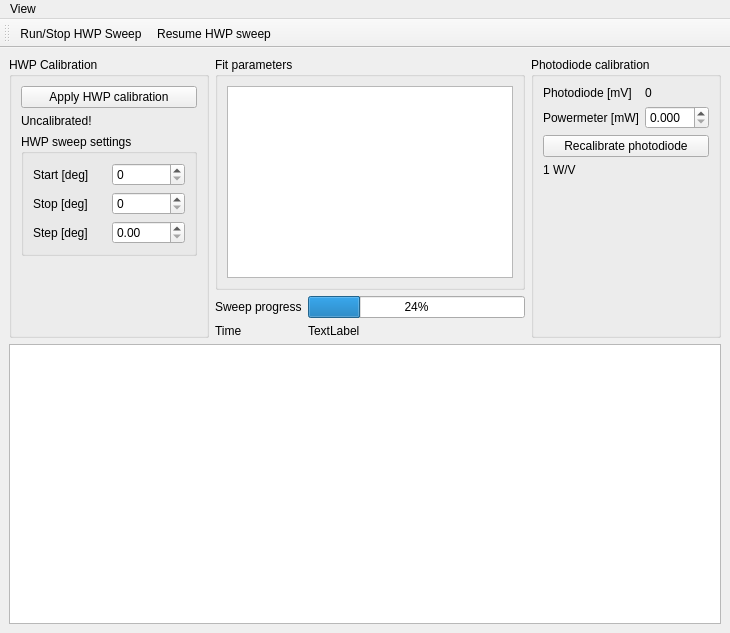
<?xml version="1.0" encoding="UTF-8"?>
<ui version="4.0">
 <class>MainWindow</class>
 <widget class="QMainWindow" name="MainWindow">
  <property name="geometry">
   <rect>
    <x>0</x>
    <y>0</y>
    <width>730</width>
    <height>633</height>
   </rect>
  </property>
  <property name="windowTitle">
   <string>Qudi: Laser calibration manager</string>
  </property>
  <widget class="QWidget" name="centralwidget">
   <layout class="QVBoxLayout" name="verticalLayout">
    <item>
     <layout class="QHBoxLayout" name="horizontalLayout">
      <item>
       <layout class="QVBoxLayout" name="verticalLayout_2">
        <item>
         <widget class="QGroupBox" name="groupBox">
          <property name="sizePolicy">
           <sizepolicy hsizetype="Fixed" vsizetype="Preferred">
            <horstretch>0</horstretch>
            <verstretch>0</verstretch>
           </sizepolicy>
          </property>
          <property name="minimumSize">
           <size>
            <width>200</width>
            <height>0</height>
           </size>
          </property>
          <property name="baseSize">
           <size>
            <width>200</width>
            <height>0</height>
           </size>
          </property>
          <property name="title">
           <string>HWP Calibration</string>
          </property>
          <layout class="QVBoxLayout" name="verticalLayout_3">
           <item>
            <widget class="QPushButton" name="calHwpButton">
             <property name="text">
              <string>Apply HWP calibration</string>
             </property>
            </widget>
           </item>
           <item>
            <widget class="QLabel" name="calibrated_label">
             <property name="text">
              <string>Uncalibrated!</string>
             </property>
            </widget>
           </item>
           <item>
            <widget class="QGroupBox" name="groupBox_3">
             <property name="title">
              <string>HWP sweep settings</string>
             </property>
             <layout class="QGridLayout" name="gridLayout">
              <item row="2" column="0">
               <widget class="QLabel" name="label_3">
                <property name="text">
                 <string>Step [deg]</string>
                </property>
               </widget>
              </item>
              <item row="2" column="1">
               <widget class="QDoubleSpinBox" name="stepDeg_spinBox"/>
              </item>
              <item row="1" column="0">
               <widget class="QLabel" name="label_2">
                <property name="text">
                 <string>Stop [deg]</string>
                </property>
               </widget>
              </item>
              <item row="0" column="0">
               <widget class="QLabel" name="label">
                <property name="text">
                 <string>Start [deg]</string>
                </property>
               </widget>
              </item>
              <item row="0" column="1">
               <widget class="QSpinBox" name="startDeg_spinBox"/>
              </item>
              <item row="1" column="1">
               <widget class="QSpinBox" name="stopDeg_spinBox"/>
              </item>
             </layout>
            </widget>
           </item>
           <item>
            <spacer name="verticalSpacer">
             <property name="orientation">
              <enum>Qt::Vertical</enum>
             </property>
             <property name="sizeHint" stdset="0">
              <size>
               <width>20</width>
               <height>40</height>
              </size>
             </property>
            </spacer>
           </item>
          </layout>
         </widget>
        </item>
       </layout>
      </item>
      <item>
       <layout class="QVBoxLayout" name="verticalLayout_6">
        <item>
         <widget class="QGroupBox" name="groupBox_2">
          <property name="title">
           <string>Fit parameters</string>
          </property>
          <layout class="QGridLayout" name="gridLayout_2">
           <item row="0" column="1">
            <widget class="QTextBrowser" name="fitResultsTextBrowser">
             <property name="enabled">
              <bool>true</bool>
             </property>
            </widget>
           </item>
          </layout>
         </widget>
        </item>
        <item>
         <layout class="QGridLayout" name="gridLayout_4">
          <item row="0" column="1">
           <widget class="QProgressBar" name="progressBar">
            <property name="value">
             <number>24</number>
            </property>
           </widget>
          </item>
          <item row="0" column="0">
           <widget class="QLabel" name="label_7">
            <property name="text">
             <string>Sweep progress</string>
            </property>
           </widget>
          </item>
          <item row="1" column="0">
           <widget class="QLabel" name="label_9">
            <property name="text">
             <string>Time</string>
            </property>
           </widget>
          </item>
          <item row="1" column="1">
           <widget class="QLabel" name="time_label">
            <property name="text">
             <string>TextLabel</string>
            </property>
           </widget>
          </item>
         </layout>
        </item>
       </layout>
      </item>
      <item>
       <widget class="QGroupBox" name="groupBox_4">
        <property name="title">
         <string>Photodiode calibration</string>
        </property>
        <layout class="QVBoxLayout" name="verticalLayout_4">
         <item>
          <layout class="QGridLayout" name="gridLayout_3">
           <item row="1" column="0">
            <widget class="QLabel" name="label_4">
             <property name="text">
              <string>Photodiode [mV]</string>
             </property>
            </widget>
           </item>
           <item row="1" column="1">
            <widget class="QLabel" name="pdVolt_Label">
             <property name="text">
              <string>0</string>
             </property>
            </widget>
           </item>
           <item row="2" column="0">
            <widget class="QLabel" name="label_5">
             <property name="text">
              <string>Powermeter [mW]</string>
             </property>
            </widget>
           </item>
           <item row="2" column="1">
            <widget class="QDoubleSpinBox" name="pm_doubleSpinBox">
             <property name="decimals">
              <number>3</number>
             </property>
            </widget>
           </item>
          </layout>
         </item>
         <item>
          <widget class="QPushButton" name="pdCal_pushButton">
           <property name="text">
            <string>Recalibrate photodiode</string>
           </property>
          </widget>
         </item>
         <item>
          <widget class="QLabel" name="pdCal_Label">
           <property name="text">
            <string>1 W/V</string>
           </property>
          </widget>
         </item>
         <item>
          <spacer name="verticalSpacer_2">
           <property name="orientation">
            <enum>Qt::Vertical</enum>
           </property>
           <property name="sizeHint" stdset="0">
            <size>
             <width>20</width>
             <height>40</height>
            </size>
           </property>
          </spacer>
         </item>
        </layout>
       </widget>
      </item>
     </layout>
    </item>
    <item>
     <widget class="PlotWidget" name="hwp_PlotWidget"/>
    </item>
   </layout>
  </widget>
  <widget class="QMenuBar" name="menubar">
   <property name="geometry">
    <rect>
     <x>0</x>
     <y>0</y>
     <width>730</width>
     <height>21</height>
    </rect>
   </property>
   <widget class="QMenu" name="menuMenu">
    <property name="title">
     <string>View</string>
    </property>
    <addaction name="actionShow_Graph"/>
    <addaction name="actionShow_Controls"/>
    <addaction name="actionReset_View"/>
    <addaction name="actionClose"/>
   </widget>
   <addaction name="menuMenu"/>
  </widget>
  <widget class="QToolBar" name="toolBar">
   <property name="windowTitle">
    <string>toolBar</string>
   </property>
   <property name="toolButtonStyle">
    <enum>Qt::ToolButtonTextBesideIcon</enum>
   </property>
   <attribute name="toolBarArea">
    <enum>TopToolBarArea</enum>
   </attribute>
   <attribute name="toolBarBreak">
    <bool>false</bool>
   </attribute>
   <addaction name="action_run_stop"/>
   <addaction name="action_resume"/>
  </widget>
  <action name="actionClose">
   <property name="icon">
    <iconset>
     <normaloff>../../artwork/icons/oxygen/22x22/application-exit.png</normaloff>../../artwork/icons/oxygen/22x22/application-exit.png</iconset>
   </property>
   <property name="text">
    <string>Close</string>
   </property>
  </action>
  <action name="actionShow_Graph">
   <property name="checkable">
    <bool>true</bool>
   </property>
   <property name="checked">
    <bool>true</bool>
   </property>
   <property name="text">
    <string>Show Graph</string>
   </property>
  </action>
  <action name="actionShow_Controls">
   <property name="checkable">
    <bool>true</bool>
   </property>
   <property name="checked">
    <bool>true</bool>
   </property>
   <property name="text">
    <string>Show Controls</string>
   </property>
  </action>
  <action name="actionReset_View">
   <property name="text">
    <string>Reset View</string>
   </property>
  </action>
  <action name="action_run_stop">
   <property name="checkable">
    <bool>true</bool>
   </property>
   <property name="icon">
    <iconset>
     <normaloff>../../artwork/icons/qudiTheme/22x22/start-counter.png</normaloff>../../artwork/icons/qudiTheme/22x22/start-counter.png</iconset>
   </property>
   <property name="text">
    <string>Run/Stop HWP Sweep</string>
   </property>
  </action>
  <action name="action_resume">
   <property name="checkable">
    <bool>true</bool>
   </property>
   <property name="icon">
    <iconset>
     <normaloff>../../artwork/icons/qudiTheme/22x22/restart-counter.png</normaloff>../../artwork/icons/qudiTheme/22x22/restart-counter.png</iconset>
   </property>
   <property name="text">
    <string>Resume HWP sweep</string>
   </property>
  </action>
  <action name="actionrun_stop_2">
   <property name="checkable">
    <bool>true</bool>
   </property>
   <property name="text">
    <string>run_stop_2</string>
   </property>
  </action>
 </widget>
 <customwidgets>
  <customwidget>
   <class>PlotWidget</class>
   <extends>QGraphicsView</extends>
   <header>pyqtgraph</header>
  </customwidget>
 </customwidgets>
 <resources/>
 <connections>
  <connection>
   <sender>actionClose</sender>
   <signal>triggered()</signal>
   <receiver>MainWindow</receiver>
   <slot>close()</slot>
   <hints>
    <hint type="sourcelabel">
     <x>-1</x>
     <y>-1</y>
    </hint>
    <hint type="destinationlabel">
     <x>263</x>
     <y>299</y>
    </hint>
   </hints>
  </connection>
 </connections>
</ui>
